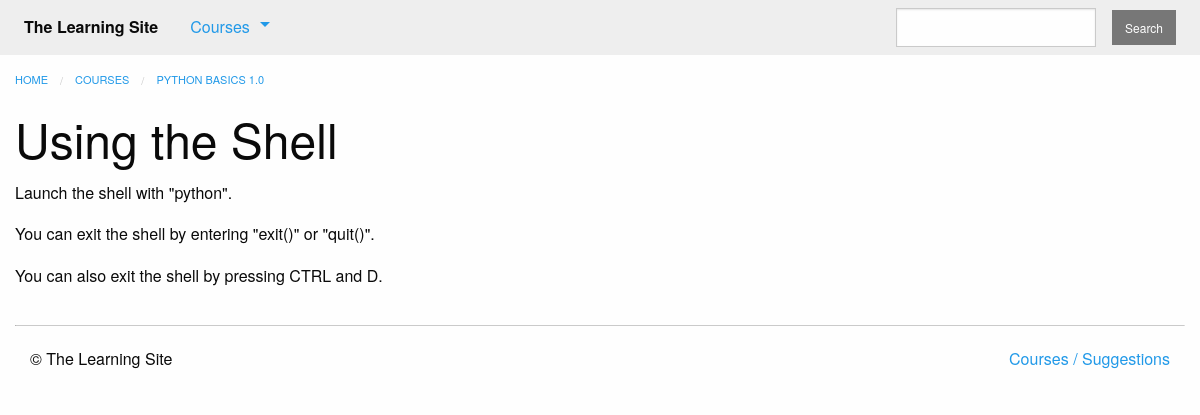
Before: /courses/1/t2/ with the older database file.
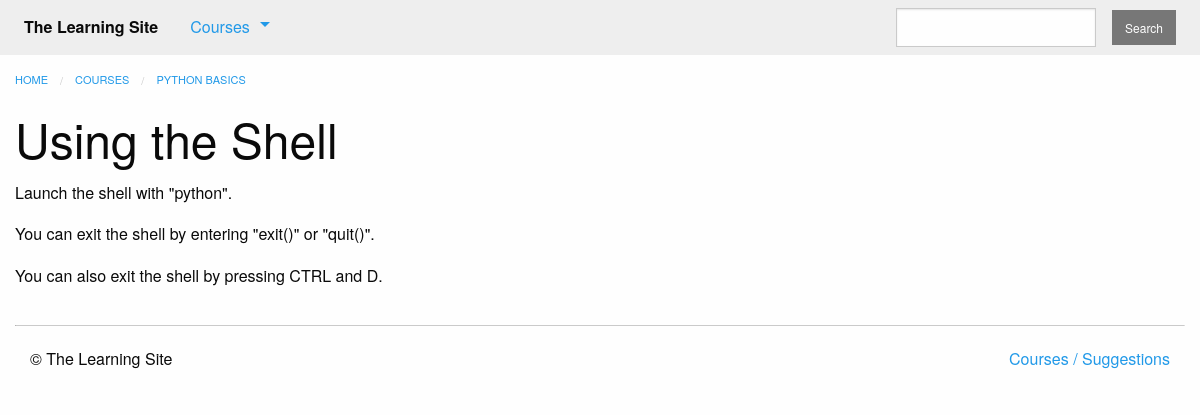
After: the same page with the newer database file.
### courses/models.py (models this page shows, shortened)
class Step(models.Model):
    title = models.CharField(max_length=255)
    description = models.TextField()
    order = models.IntegerField(default=0)
    course = models.ForeignKey(Course, on_delete=models.CASCADE)
    class Meta:
        abstract = True
        ordering = ['order', ]

class Text(Step):
    content = models.TextField(blank=True, default='')

class Course(models.Model):
    created_at = models.DateTimeField(auto_now_add=True)
    title = models.CharField(max_length=255)
    description = models.TextField()
    teacher = models.ForeignKey(User, on_delete=models.CASCADE)
    subject = models.CharField(default='', max_length=100)
    published = models.BooleanField(default=False)

### courses/views.py (the view)
# urls.py: path('<int:course_pk>/t<int:step_pk>/', views.text_detail, name='text'),
def text_detail(request, course_pk, step_pk):
    step = get_object_or_404(models.Text, course_id=course_pk, pk=step_pk, course__published=True)
    return render(request, 'courses/text_detail.html', {'step': step})

### courses/templatetags/course_extras.py (called while the page is built)
@register.inclusion_tag('courses/course_nav.html')
def nav_courses_list():
    courses = Course.objects.filter(published=True).order_by('-created_at').values('id', 'title')[:5]
    return {'courses': courses}

@register.filter('markdown_to_html')
def markdown_to_html(markdown_text):
    html_body = markdown2.markdown(markdown_text)
    return mark_safe(html_body)

### courses/templates/courses/text_detail.html (shortened to what this page needs)
{% extends "courses/layout.html" %}
{% load course_extras %}
{% block breadcrumbs %}
    <li><a href="{% url 'courses:detail' pk=step.course.pk %}">{{ step.course.title }}</a></li>
{% endblock %}
{% block content %}
    <div class="row columns">
        <article>
            {{ block.super }}
            <h1>{{ step.title }}</h1>
            {{ step.content|markdown_to_html }}
        </article>
    </div>
{% endblock %}

Changed rows visible on the page:
changed through a linked row, Text "Using the Shell": course "PYTHON BASICS 1.0" → "PYTHON BASICS"
